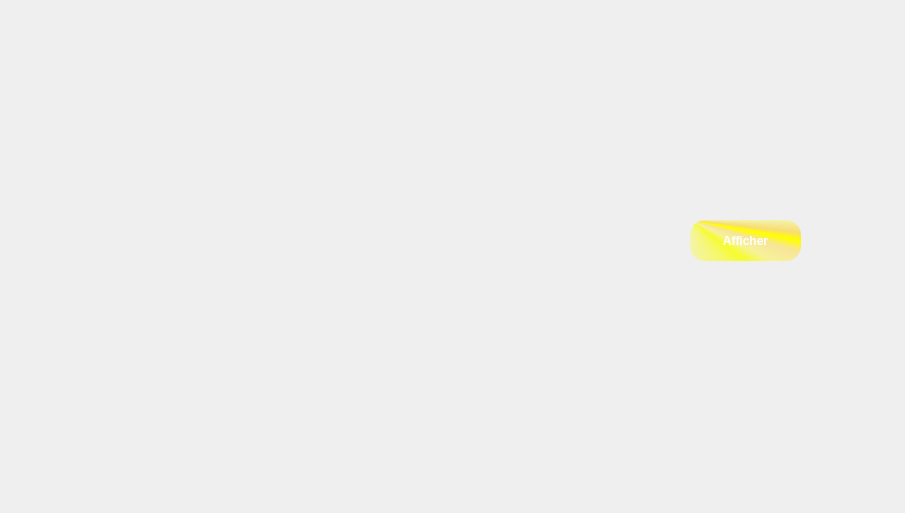
<?xml version="1.0" encoding="UTF-8"?>
<ui version="4.0">
 <class>SecDialog</class>
 <widget class="QDialog" name="SecDialog">
  <property name="geometry">
   <rect>
    <x>0</x>
    <y>0</y>
    <width>905</width>
    <height>513</height>
   </rect>
  </property>
  <property name="windowTitle">
   <string>Dialog</string>
  </property>
  <property name="styleSheet">
   <string notr="true">border-image: url(:/ci.jpg);
</string>
  </property>
  <widget class="QCustomPlot" name="customPlot" native="true">
   <property name="geometry">
    <rect>
     <x>80</x>
     <y>100</y>
     <width>551</width>
     <height>271</height>
    </rect>
   </property>
   <property name="styleSheet">
    <string notr="true"/>
   </property>
  </widget>
  <widget class="QPushButton" name="afficher">
   <property name="geometry">
    <rect>
     <x>690</x>
     <y>220</y>
     <width>111</width>
     <height>41</height>
    </rect>
   </property>
   <property name="sizePolicy">
    <sizepolicy hsizetype="Maximum" vsizetype="Fixed">
     <horstretch>0</horstretch>
     <verstretch>0</verstretch>
    </sizepolicy>
   </property>
   <property name="font">
    <font>
     <family>MS Shell Dlg 2</family>
     <pointsize>9</pointsize>
     <weight>75</weight>
     <bold>true</bold>
    </font>
   </property>
   <property name="styleSheet">
    <string notr="true">QPushButton
{
color:white;
background-color: qconicalgradient(cx:0, cy:0, angle:135, stop:0 rgba(255, 255, 0, 69), stop:0.375 rgba(255, 255, 0, 69), stop:0.423533 rgba(251, 255, 0, 145), stop:0.45 rgba(247, 255, 0, 208), stop:0.477581 rgba(255, 244, 71, 130), stop:0.518717 rgba(255, 218, 71, 130), stop:0.55 rgba(255, 255, 0, 255), stop:0.57754 rgba(255, 203, 0, 130), stop:0.625 rgba(255, 255, 0, 69), stop:1 rgba(255, 255, 0, 69));
border-radius:15px;
}
QPushButton:hover
{
color:white;
border-radius:15px;
background:rgb(255, 85, 0);
}

</string>
   </property>
   <property name="text">
    <string>Afficher</string>
   </property>
  </widget>
 </widget>
 <customwidgets>
  <customwidget>
   <class>QCustomPlot</class>
   <extends>QWidget</extends>
   <header location="global">qcustomplot.h</header>
   <container>1</container>
  </customwidget>
 </customwidgets>
 <resources/>
 <connections/>
</ui>
